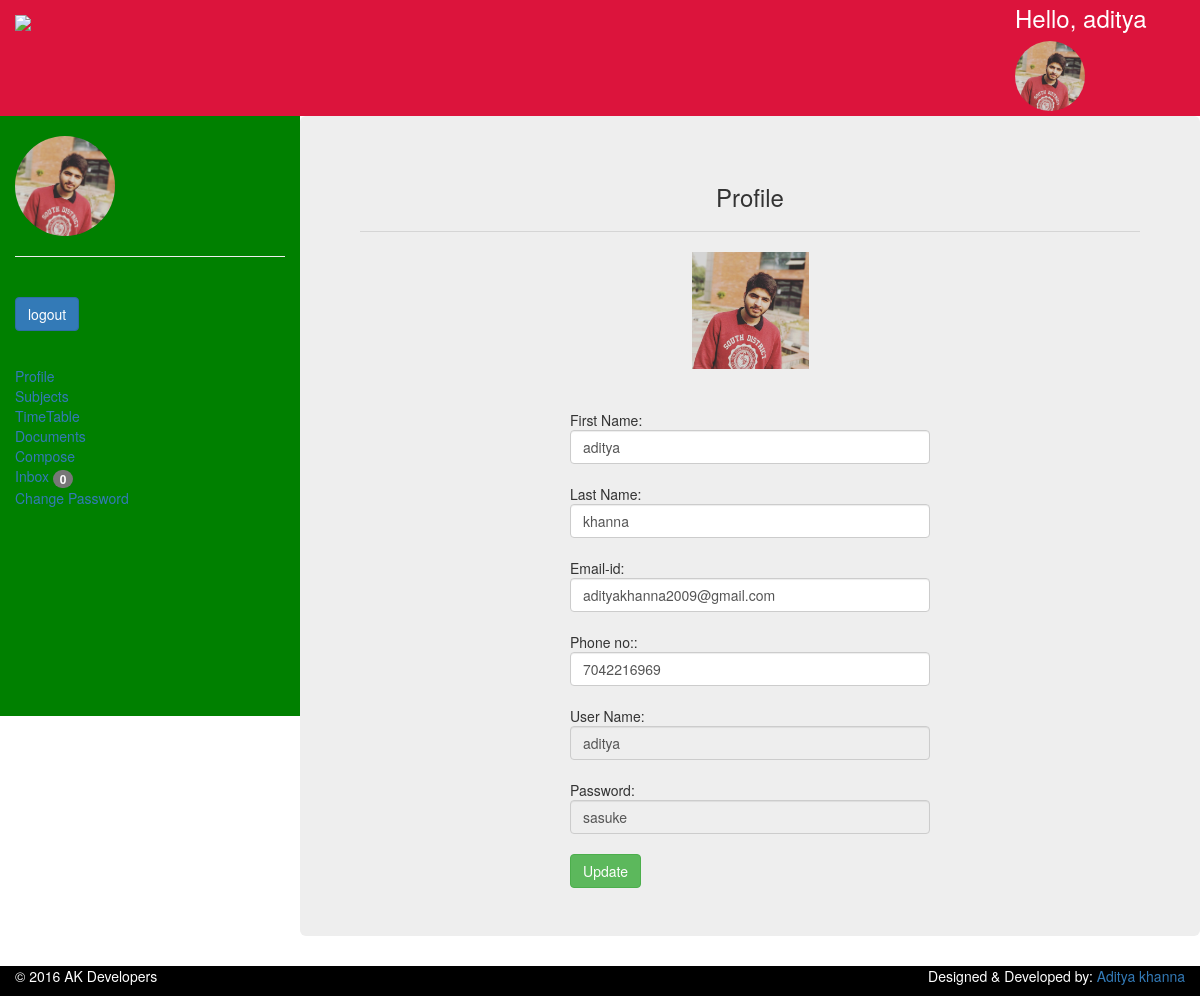
Screenshot of /php_project/home.php?profile (signed in) with the database file from the repository.
### tables this page shows
CREATE TABLE `users` (
  `id` int(11) NOT NULL,
  `fname` varchar(100) NOT NULL,
  `lname` varchar(100) NOT NULL,
  `username` varchar(100) NOT NULL,
  `password` varchar(100) NOT NULL,
  `email` varchar(100) NOT NULL,
  `phone` bigint(12) NOT NULL,
  `dp` varchar(100) NOT NULL
);

### php_project/home.php (called while the page is built, shortened)
<?php
include "header.php";
include 'menu.php';
include 'footer.php';
?>

### php_project/profile.php (the view, shortened to what this page needs)
<?php
include "connection.php";
 $username= $_SESSION['username'];
                   $sql="select * from users where username= '$username' ";
            $res=mysqli_query($con,$sql);
$row=mysqli_fetch_assoc($res);
?>
<div id="content"  class="col-sm-9 frame animated fadeInRight jumbotron" >
                <h3 style="text-align:center">Profile</h3>
    <hr>
    <form action="update.php" method="post" enctype="multipart/form-data">
        <label for="fileinput" style="font-size:50px;display:block;width:15%;margin-left:auto;margin-right:auto;cursor:pointer">
        <?php include 'image.php';?>
        </label>
       <hr>
        <div class="col-sm-3"></div>
        <div class="col-sm-6">
        First Name:<input type="text" class="form-control" value="<?php echo $row['fname']?>" name="fname">
            <br>
        Last Name:<input type="text" class="form-control" value="<?php echo $row['lname']?>"name="lname">
            <br>
            Email-id:<input type="text" class="form-control" value="<?php echo $row['email']?>" name="email">
        <br>
            Phone no::<input type="text" class="form-control" value="<?php echo $row['phone']?>" name="phone">
        <br>
        User Name:<input type="text" class="form-control" value="<?php echo $row['username']?>" readonly>
        <br>
        Password:<input type="text" class="form-control" value="<?php echo $row['password']?>" readonly>
        <br>
        <button type="submit" class="btn btn-success" >Update</button>
    </div>
    </form>
    </div>

### php_project/headuser.php
<div class=" col-sm-12 dropdown">
            <?php include 'connection.php';
           $username=$_SESSION['username'];
           $sql="select dp from users where username='$username'";
           $res=mysqli_query($con,$sql);
           $res=mysqli_fetch_assoc($res);
           if($res['dp']=="")
           {
           ?>
    <div class="box" style="cursor:pointer"><a href="home.php"><span class="glyphicon glyphicon-user"></span></a></div>
           <?php
           }
           else{
               ?>
    <a href="home.php"><img src="profile/<?php echo $res['dp']?>" style="border-radius:100px;max-width:70px;min-height:70px;"></a>
           <?php
           }
           ?>
               </div>

### php_project/menu-image.php
<?php include 'connection.php';
            $username=$_SESSION['username'];
            $sql="select dp from users where username='$username'";
            $res=mysqli_query($con,$sql);
            $res=mysqli_fetch_assoc($res);
            if($res['dp']=="")
            {
            ?>
            <img src="img/user.jfif" style="border-radius:100px;" class="img-responsive">
             <hr>
            <?php
            }
            else{
                ?>
             <img src="profile/<?php echo $res['dp']?>" style="border-radius:100px;max-width:100px;min-height:100px;">
             <hr>
            <?php
            }
            ?>

### php_project/image.php
<?php include 'connection.php';
            $username=$_SESSION['username'];
            $sql="select dp from users where username='$username'";
            $res=mysqli_query($con,$sql);
            $res=mysqli_fetch_assoc($res);
            if($res['dp']=="")
            {
            ?>
            <img src="img/user.jfif">
            <?php
            }
            else{
                ?>
             <img src="profile/<?php echo $res['dp']?>" style="width:100%;">
            <?php
            }
            ?>

### php_project/admin/assets/css/style.css (style rules this page uses)
a, a:hover, a:focus { text-decoration: none; outline: none; }
hr { margin-top: 20px; margin-bottom: 20px; border: 0; border-top: 1px solid #797979; }
label { font-weight: 400; }

### rows the page displays
users: dp (picture), fname "aditya", lname "khanna", email "adityakhanna2009@gmail.com", phone "7042216969", username "aditya", password "sasuke"

### other values shown
$_SESSION['username'] "aditya"
$count "0"
